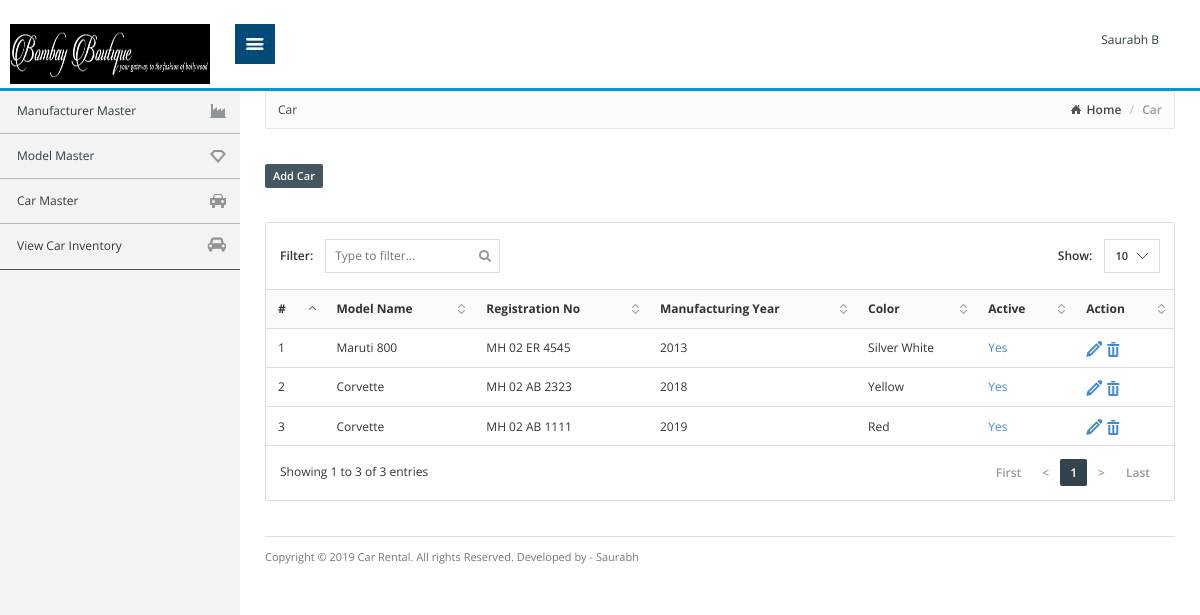
Screenshot of /admin-panel/car-master.php with the database file from the repository.
### tables this page shows
CREATE TABLE `cr_car_master` (
  `id` int(11) NOT NULL,
  `model_id` int(11) DEFAULT NULL,
  `car_registration_no` varchar(20) DEFAULT NULL,
  `car_manufacturing_year` varchar(5) DEFAULT NULL,
  `car_color` varchar(20) DEFAULT NULL,
  `note` text,
  `image_name1` varchar(100) DEFAULT NULL,
  `image_name2` varchar(100) DEFAULT NULL,
  `is_sold` tinyint(4) DEFAULT '0',
  `sold_datetime` datetime DEFAULT NULL,
  `active` tinyint(4) DEFAULT '0',
  `is_deleted` tinyint(4) DEFAULT '0',
  `created` timestamp NOT NULL DEFAULT CURRENT_TIMESTAMP
);

CREATE TABLE `cr_model_master` (
  `id` int(11) NOT NULL,
  `manufacturer_id` int(11) DEFAULT NULL,
  `model_name` varchar(255) DEFAULT NULL,
  `active` tinyint(4) DEFAULT '0',
  `is_deleted` tinyint(4) DEFAULT '0',
  `created` timestamp NOT NULL DEFAULT CURRENT_TIMESTAMP
);

### admin-panel/include/database.php (called while the page is built, shortened)
<?php
    class Database
    {
		private $connection;
		public function open_connection()
		{
			$this->connection = new mysqli("localhost", "root", "", "car-rental");
		}
		public function query($sql)
		{
			$result=$this->connection->query($sql);
			return $result;
		}
		public function fetch($query)
		{
			$row=$query->fetch_assoc();
			return $row;
		}
		public function escape_string($string)
		{
			$string = $this->connection->real_escape_string($string);
			return $string;
		}
		public function strip_all($string)
		{
			$string = strip_tags($string);
			return $string;
		}
	}
?>

### admin-panel/include/admin-functions.php (called while the page is built, shortened)
<?php
	include('database.php');
	class AdminFunctions extends Database {
		function getUniqueModelById($id) {
			$id = $this->escape_string($this->strip_all($id));
			$query = "select * from ".PREFIX."model_master where id='$id'";
			$sql = $this->query($query);
			return $this->fetch($sql);
		}
	}
?>

### admin-panel/car-master.php (the view, shortened to what this page needs)
<?php
	include_once 'include/admin-functions.php';
	$admin = new AdminFunctions();
	$pageName = "Car";
	$addURL = 'car-add.php';
	$deleteURL = 'car-delete.php';
	$tableName = 'car_master';
	$sql = "SELECT * FROM ".PREFIX.$tableName." order by created DESC";
	$results = $admin->query($sql);
?>
<!DOCTYPE html>
<html lang="en">
<head>
	<link href="css/bootstrap.min.css" rel="stylesheet" type="text/css">
	<link href="css/londinium-theme.min.css" rel="stylesheet" type="text/css">
	<link href="css/styles.min.css" rel="stylesheet" type="text/css">
	<link href="css/icons.min.css" rel="stylesheet" type="text/css">
	<link href="css/font-awesome.min.css" rel="stylesheet">
</head>
<body class="sidebar-wide">
	<?php include 'include/navbar.php';
	?>
	<div class="page-container">
		<?php include 'include/sidebar.php';
		?>
 		<div class="page-content">
			<div class="breadcrumb-line">
				<div class="page-ttle hidden-xs" style="float:left;"><?php echo $pageName; ?></div>
				<ul class="breadcrumb">
					<li><a href="index.php">Home</a></li>
					<li class="active"><?php echo $pageName; ?></li>
				</ul>
			</div>
			<a href="<?php echo $addURL; ?>" class="label label-primary">Add <?php echo $pageName; ?></a><br/><br/>
			<br/>
			<div class="panel panel-default">
				<div class="datatable-selectable">
					<table class="table">
						<thead>
							<tr>
								<th>#</th>
								<th>Model Name</th>
								<th>Registration No</th>
								<th>Manufacturing Year</th>
								<th>Color</th>
								<th>Active</th>
								<th>Action</th>
							</tr>
						</thead>
						<tbody>
<?php
						$x = 1;
						while($row = $admin->fetch($results)){
							$modelDetails = $admin->getUniqueModelById($row['model_id']);
?>
							<tr>
								<td><?php echo $x++; ?></td>
								<td><?php echo $modelDetails['model_name']; ?></td>
								<td><?php echo $row['car_registration_no']; ?></td>
								<td><?php echo $row['car_manufacturing_year']; ?></td>
								<td><?php echo $row['car_color']; ?></td>
								<td>
								<?php
									if($row['active'] == '0') {
										$active_msg = 'Are you sure you want to make it active?';
										$active_status = 'No';
									} else if($row['active'] == '1') {
										$active_msg = 'Are you sure you want to make it inactive?';
										$active_status = 'Yes';
									}
								?>
									<a class="" href="car-status.php?id=<?php echo $row['id']; ?>" onclick="return confirm('<?php echo $active_msg;?>');" title="Click to change car status."><?php echo $active_status; ?></a>
								</td>
								<td>
									<a href="<?php echo $addURL; ?>?edit&id=<?php echo $row['id'] ?>" name="edit"  title="Click to edit this row"><i class="icon-pencil"></i></a>
									<a  href="<?php echo $deleteURL; ?>?id=<?php echo $row['id']; ?>" onclick="return confirm('Are you sure you want to delete?');" title="Click to delete this row, this action cannot be undone."><i class="icon-remove3"></i></a>
								</td>
							</tr>
<?php
						}
?>
						</tbody>
				  </table>
				</div>
			</div>
<?php 	include "include/footer.php"; ?>
		</div>
	</div>
</body>
</html>

### rows the page displays
cr_car_master: cr_model_master.model_name "Maruti 800", car_registration_no "MH 02 ER 4545", car_manufacturing_year "2013", car_color "Silver White", active "Yes"
cr_car_master: cr_model_master.model_name "Corvette", car_registration_no "MH 02 AB 2323", car_manufacturing_year "2018", car_color "Yellow", active "Yes"
cr_car_master: cr_model_master.model_name "Corvette", car_registration_no "MH 02 AB 1111", car_manufacturing_year "2019", car_color "Red", active "Yes"

### other values shown
$pageName "Car"
COPYRIGHT "2019"
SITE_NAME "Car Rental"
